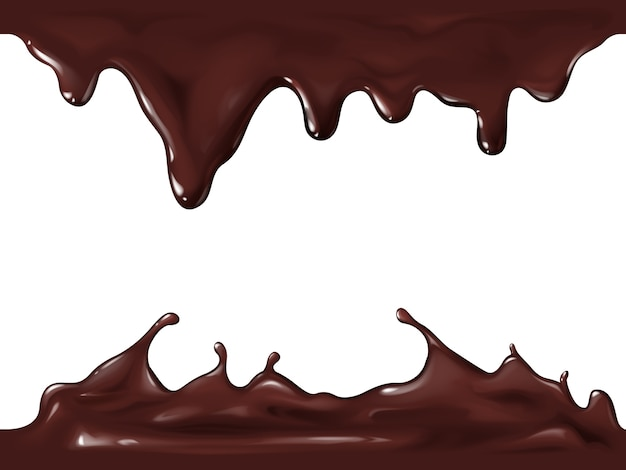
#> input picture chocolate.jpg, 626 x 470 px
$ python main_next.py
#> lines starting #> are read from the running program, lines starting #| are printed output that depends on the picture
from PIL import Image, ImageDraw, ImageColor

# coordinates of the cow's body
FIRST = (
    146, 399, 163, 403, 170, 393, 169, 391, 166, 386, 170, 381, 170, 371, 170,
    355, 169, 346, 167, 335, 170, 329, 170, 320, 170, 310, 171, 301, 173, 290,
    178, 289, 182, 287, 188, 286, 190, 286, 192, 291, 194, 296, 195, 305, 194,
    307, 191, 312, 190, 316, 190, 321, 192, 331, 193, 338, 196, 341, 197, 346,
    199, 352, 198, 360, 197, 366, 197, 373, 196, 380, 197, 383, 196, 387, 192,
    389, 191, 392, 190, 396, 189, 400, 194, 401, 201, 402, 208, 403, 213, 402,
    216, 401, 219, 397, 219, 393, 216, 390, 215, 385, 215, 379, 213, 373, 213,
    365, 212, 360, 210, 353, 210, 347, 212, 338, 213, 329, 214, 319, 215, 311,
    215, 306, 216, 296, 218, 290, 221, 283, 225, 282, 233, 284, 238, 287, 243,
    290, 250, 291, 255, 294, 261, 293, 265, 291, 271, 291, 273, 289, 278, 287,
    279, 285, 281, 280, 284, 278, 284, 276, 287, 277, 289, 283, 291, 286, 294,
    291, 296, 295, 299, 300, 301, 304, 304, 320, 305, 327, 306, 332, 307, 341,
    306, 349, 303, 354, 301, 364, 301, 371, 297, 375, 292, 384, 291, 386, 302,
    393, 324, 391, 333, 387, 328, 375, 329, 367, 329, 353, 330, 341, 331, 328,
    336, 319, 338, 310, 341, 304, 341, 285, 341, 278, 343, 269, 344, 262, 346,
    259, 346, 251, 349, 259, 349, 264, 349, 273, 349, 280, 349, 288, 349, 295,
    349, 298, 354, 293, 356, 286, 354, 279, 352, 268, 352, 257, 351, 249, 350,
    234, 351, 211, 352, 197, 354, 185, 353, 171, 351, 154, 348, 147, 342, 137,
    339, 132, 330, 122, 327, 120, 314, 116, 304, 117, 293, 118, 284, 118, 281,
    122, 275, 128, 265, 129, 257, 131, 244, 133, 239, 134, 228, 136, 221, 137,
    214, 138, 209, 135, 201, 132, 192, 130, 184, 131, 175, 129, 170, 131, 159,
    134, 157, 134, 160, 130, 170, 125, 176, 114, 176, 102, 173, 103, 172, 108,
    171, 111, 163, 115, 156, 116, 149, 117, 142, 116, 136, 115, 129, 115, 124,
    115, 120, 115, 115, 117, 113, 120, 109, 122, 102, 122, 100, 121, 95, 121,
    89, 115, 87, 110, 82, 109, 84, 118, 89, 123, 93, 129, 100, 130, 108,
    132, 110, 133, 110, 136, 107, 138, 105, 140, 95, 138, 86, 141, 79, 149,
    77, 155, 81, 162, 90, 165, 97, 167, 99, 171, 109, 171, 107, 161, 111,
    156, 113, 170, 115, 185, 118, 208, 117, 223, 121, 239, 128, 251, 133, 259,
    136, 266, 139, 276, 143, 290, 148, 310, 151, 332, 155, 348, 156, 353, 153,
    366, 149, 379, 147, 394, 146, 399
)
# coordinates of the cow's face
SECOND = (
    156, 141, 165, 135, 169, 131, 176, 130, 187, 134, 191, 140, 191, 146, 186,
    150, 179, 155, 175, 157, 168, 157, 163, 157, 159, 157, 158, 164, 159, 175,
    159, 181, 157, 191, 154, 197, 153, 205, 153, 210, 152, 212, 147, 215, 146,
    218, 143, 220, 132, 220, 125, 217, 119, 209, 116, 196, 115, 185, 114, 172,
    114, 167, 112, 161, 109, 165, 107, 170, 99, 171, 97, 167, 89, 164, 81,
    162, 77, 155, 81, 148, 87, 140, 96, 138, 105, 141, 110, 136, 111, 126,
    113, 129, 118, 117, 128, 114, 137, 115, 146, 114, 155, 115, 158, 121, 157,
    128, 156, 134, 157, 136, 156, 136
)

# transferring the numbers, to coordinates
cow_body = [x for x in zip(FIRST[::2], FIRST[1::2])]
cow_face = [x for x in zip(SECOND[::2], SECOND[1::2])]
calf_body = [x for x in zip(map(lambda x: x/2 + 200, FIRST[::2]), map(lambda x: x/2 + 200, FIRST[1::2]))]
calf_face = [x for x in zip(map(lambda x: x/2 + 200, SECOND[::2]), map(lambda x: x/2 + 200, SECOND[1::2]))]

# opening the background we will work on
chocolate_background = Image.open('chocolate.jpg')
#> chocolate_background is the input picture: PIL image 626x470 RGB; mean R, G, B 177.7, 160.8, 159.7

# drawing on the chocolate template by connecting the coordinates
draw = ImageDraw.Draw(chocolate_background)
draw.line(cow_body, fill="black", width=2)
draw.line(cow_face, fill="black", width=2)

# filling the shapes with color
img1 = chocolate_background.convert("RGB")
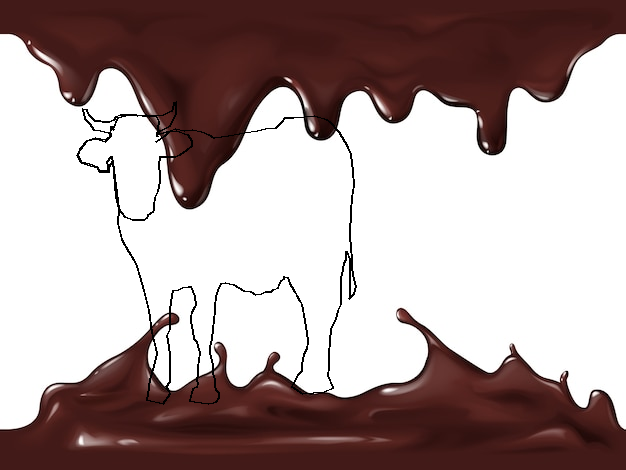
#> img1: PIL image 626x470 RGB; mean R, G, B 175, 158.2, 157.1

ImageDraw.floodfill(chocolate_background,xy=(255,255), value=(120,74,66), border=ImageColor.getrgb("black"),thresh=0)
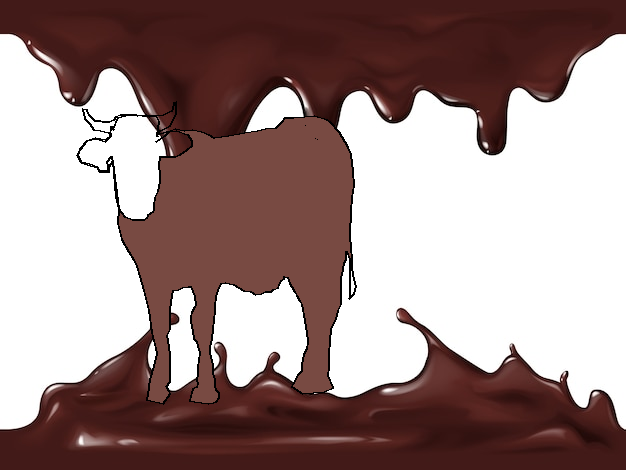
#> chocolate_background: PIL image 626x470 RGB; mean R, G, B 160.6, 138.5, 136.4
ImageDraw.floodfill(chocolate_background, xy=(160,150), value=(212,199,188), border=ImageColor.getrgb("black"), thresh=0)

# creating the same for the calf
draw.line(calf_body, fill="black", width=2)
draw.line(calf_face, fill="black", width=2)

ImageDraw.floodfill(chocolate_background,xy=(267,280), value=(212,199,188), border=ImageColor.getrgb("black"),thresh=0)
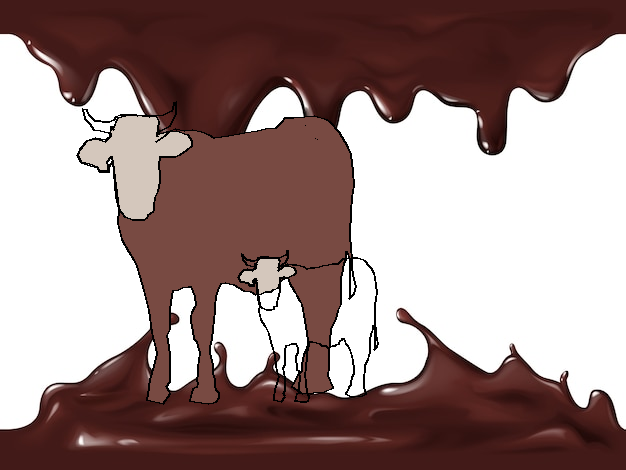
#> chocolate_background: PIL image 626x470 RGB; mean R, G, B 159.4, 137.3, 135
ImageDraw.floodfill(chocolate_background, xy=(365,310), value=(120,74,66), border=ImageColor.getrgb("black"), thresh=0)
ImageDraw.floodfill(chocolate_background, xy=(290,328), value=(120,74,66), border=ImageColor.getrgb("black"), thresh=0)
ImageDraw.floodfill(chocolate_background, xy=(270, 300), value=(255,204,204), border=ImageColor.getrgb("black"), thresh=0)
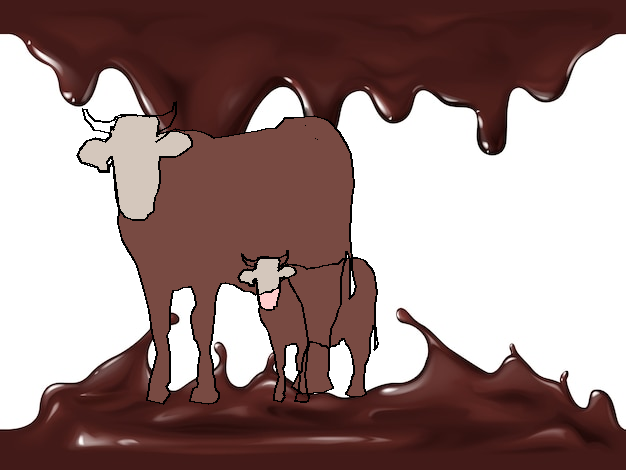
#> chocolate_background: PIL image 626x470 RGB; mean R, G, B 156.9, 134, 131.6


# select one coordinate from every horn
horns = [(105, 126), (165, 121), (252, 263), (283, 259), (352, 286)]

# painting all the horns with black color
for xy in horns: ImageDraw.floodfill(chocolate_background, xy=xy, value=ImageColor.getrgb("black"), border=ImageColor.getrgb("black"),thresh=0)

chocolate_background.show()
chocolate_background.save("chocolate cow.png")
